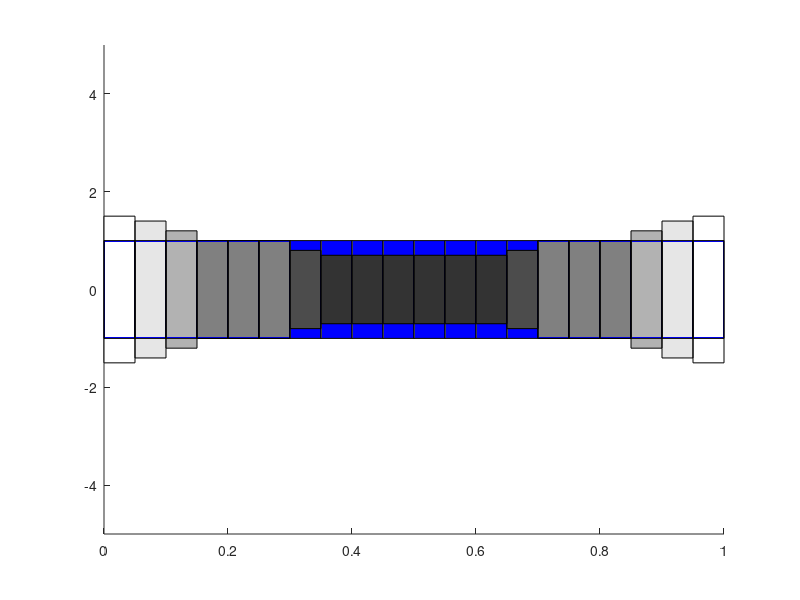
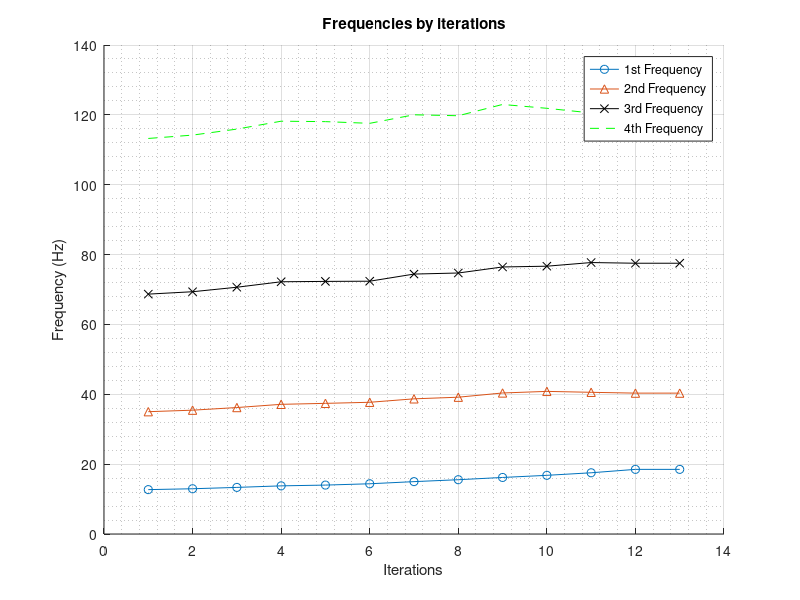

The MATLAB script that drew these images, in order:
% UNIVERSIDADE ESTADUAL DE CAMPINAS
% FACULDADE DE ENGENHARIA MECANICA
% METODOS DE OTIMIZACAO TOPOLOGICA EVOLUCIONARIA - IM437 J
% ATIVIDADE 7
%
% DIPL. -ENG RENAN MIRANDA PORTELA
%%%%%%%%%%%%%%%%%%%%%%%%%%%%%%%%%%%%%%%%%%%%%%%%%%%%%%%%%%%%

%% cleaning

clc; clear; close all

%% coordinate matrix

nx = 21; % nodes number in x
Lx = 20; % length in x [m]
ex = nx - 1; % element number in x
L = Lx/ex; 

coordx = linspace(0,Lx,nx); % coordinate in x
num = 1:nx; % number of nodes
coord = [num(:),coordx(:)]; % coordinate matrix

%% code variables

m_disc = 10;
I_disc = 100;
node_disc = (ex/2)+1;

%% incidence matrix

inci = zeros(ex,4); % incidence matrix pre-location

for i = 1 : ex
    
    inci(i,:) = [i coord(i,1) coord(i+1,1) 6];
    
end

%% boundary conditions matrix

bc(1,:) = [ coord(1,1), 1, 0];
bc(2,:) = [ coord(1,1), 2, 0];
bc(3,:) = [ coord(nx,1), 1, 0];
bc(4,:) = [ coord(nx,1), 2, 0];

%% material matrix
            %E    rho  nu
material = [2e11 7800 0.3];  % [Pa] [kg/m3] []

%% geometry

area = linspace(0.5, 1.5, 11);

%% solver

nnodes = size(coord,1); % number of nodes
alldof = 1:nnodes*2; % degrees of freedom
nel = size(inci,1); % number of elements
kg = zeros(2*nnodes); % global stiffness matrix pre-location
mg = zeros(2*nnodes); % global mass matrix pre-location

figure('Name','Geometry','NumberTitle','off');
xlim([0 L])
ylim([-5 5])
hold on
d = area(inci(:,4));
step=0;
for i=1:nel
    rectangle('Position',[0+step -d(i) L/nel 2*d(i)],'FaceColor','b')
    step=step+L/nel;
end

for i = 1 : nel % global stiffness matrix 

    no1 = inci(i,2); % first node element 
    no2 = inci(i,3); % second node element

    E = material(1,1); % young's module
    
    rho = material(1,2); % density
    
    A = area(inci(i,4))*0.1;
    
    I = A/(4*pi);

    ke = E*I/(L^3)*[12 6*L -12 6*L;
                    6*L 4*L^2 -6*L 2*L^2;
                    -12 -6*L 12 -6*L;
                    6*L 2*L^2 -6*L 4*L^2];
                      
    me = rho*A*L/420*[156 22*L 54 -13*L;
                        22*L 4*L^2 13*L -3*L^2;
                        54 13*L 156 -22*L;
                        -13*L -3*L^2 -22*L 4*L^2];

    loc = [no1*2-1 no1*2 no2*2-1 no2*2]; % localization vector
    
    kg(loc,loc) = kg(loc,loc) + ke; % global stiffness matrix assemble
    
    mg(loc,loc) = mg(loc,loc) + me; % global stiffness matrix assemble
 
end

freedof = alldof;

for k = 1 : size(bc,1) % degrees of freedom
    freedof(2*bc(k,1)-(2-bc(k,2))) = 0;
end

%% Adding mass to the mass matrix

loc_node_disc = [2*node_disc-1 2*node_disc];

mg(loc_node_disc(1),loc_node_disc(1)) = mg(loc_node_disc(1),loc_node_disc(1)) + m_disc; % global stiffness matrix assemble
mg(loc_node_disc(2),loc_node_disc(2)) = mg(loc_node_disc(2),loc_node_disc(2)) + I_disc; % global stiffness matrix assemble

%% BESO parameters

tau = 0.1/100;
mode = 1; % mode 
iter = 0 ; % iteration counter
frequency = zeros(100,4);
conv = 0;

while conv == 0 
    
    iter = iter + 1;

    kg_aux = (kg(logical(freedof),logical(freedof))); % column & rows elimination
    mg_aux = (mg(logical(freedof),logical(freedof))); % column & rows elimination
    
    [eig_vector,eig_value] = eig(kg_aux,mg_aux); %eig_vector = vibration mode
    eig_value = sum(eig_value);
    eig_aux = [eig_value;eig_vector]';
    omega = sqrt(eig_aux(1:4,1))/(2*pi);
    frequency(iter,:) = omega;
 
    eig_vector = eig_aux(mode,2:end)';
    eig_vector_aux = zeros(size(kg,1),1);   
    eig_vector_aux(logical(freedof),1) = eig_vector;
    
    alpha_elemental = zeros(nel,2); % sensivity number vector
    alpha_elemental(:,1) = 1:nel; 

    for i = 1 : nel
        
        no1 = inci(i,2); % first node element 
        no2 = inci(i,3); % second node element
        
        loc = [no1*2-1 no1*2 no2*2-1 no2*2]; % localization vector
        
        u_aux = eig_vector_aux(loc); 
        A = area(inci(i,4))*0.1;
        I = A/(4*pi);

        ke_i = E*I/(L^3)*[12 6*L -12 6*L;
                        6*L 4*L^2 -6*L 2*L^2;
                        -12 -6*L 12 -6*L;
                        6*L 2*L^2 -6*L 4*L^2];

        me_i = rho*A*L/420*[156 22*L 54 -13*L;
                            22*L 4*L^2 13*L -3*L^2;
                            54 13*L 156 -22*L;
                            -13*L -3*L^2 -22*L 4*L^2];
        
        alpha_elemental(i,2) = -u_aux'*(eig_value(mode)*me_i-ke_i)*u_aux;

    end
    
    alpha_aux = sortrows(alpha_elemental,-2);
    
    bigger = alpha_aux(1:2,:);
    
    for i = 1 : 2
        
        if inci(bigger(i,1),4) <= 10
        
            inci(bigger(i,1),4) = inci(bigger(i,1),4) + 1;

            no1 = inci(bigger(i,1),2); % first node element 
            no2 = inci(bigger(i,1),3); % second node element

            loc = [no1*2-1 no1*2 no2*2-1 no2*2]; % localization vector

            A = area(inci(bigger(i,1),4))*0.1;

            I = A/(4*pi);

            ke_i = E*I/(L^3)*[12 6*L -12 6*L;
                            6*L 4*L^2 -6*L 2*L^2;
                            -12 -6*L 12 -6*L;
                            6*L 2*L^2 -6*L 4*L^2];

            me_i = rho*A*L/420*[156 22*L 54 -13*L;
                                22*L 4*L^2 13*L -3*L^2;
                                54 13*L 156 -22*L;
                                -13*L -3*L^2 -22*L 4*L^2];

            kg(loc,loc) = kg(loc,loc) - ke + ke_i; % global stiffness matrix assemble

            mg(loc,loc) = mg(loc,loc) - me + me_i; % global stiffness matrix assemble
            
        end
        
    end
    
    if sum(area(inci(:,4))) > 20
    
        lower = alpha_aux(nel-1:nel,:);

        for i = 1 : 2

            if inci(lower(i,1),4) > 1

                inci(lower(i,1),4) = inci(lower(i,1),4) - 1;

                no1 = inci(lower(i,1),2); % first node element 
                no2 = inci(lower(i,1),3); % second node element

                loc = [no1*2-1 no1*2 no2*2-1 no2*2]; % localization vector

                A = area(inci(lower(i,1),4))*0.1;

                I = A/(4*pi);

                ke_i = E*I/(L^3)*[12 6*L -12 6*L;
                                6*L 4*L^2 -6*L 2*L^2;
                                -12 -6*L 12 -6*L;
                                6*L 2*L^2 -6*L 4*L^2];

                me_i = rho*A*L/420*[156 22*L 54 -13*L;
                                    22*L 4*L^2 13*L -3*L^2;
                                    54 13*L 156 -22*L;
                                    -13*L -3*L^2 -22*L 4*L^2];

                kg(loc,loc) = kg(loc,loc) - ke + ke_i; % global stiffness matrix assemble

                mg(loc,loc) = mg(loc,loc) - me + me_i; % global stiffness matrix assemble

            end

        end
        
    end
    
    if iter > 1
        
        error = (frequency(iter, mode) - frequency(iter-1, mode))/frequency(iter, mode);
        
        if error < tau 
            
            conv = 1;
            
        end
        
    end
    
end

% figure('Name','Geometry','NumberTitle','off');
% xlim([0 L])
% ylim([-5 5])
hold on
d = area(inci(:,4));
step=0;
color=gray(length(area));
for i=1:nel
    color1=color(inci(i,4),:);
    rectangle('Position',[0+step -d(i) L/nel 2*d(i)],'FaceColor',color1)
    step=step+L/nel;
end

hold off

iter = 1 : iter;
frequency = frequency(iter,:);

figure('Name','Frequencies','NumberTitle','off');
hold on
plot(frequency(:,1),'-o')
plot(frequency(:,2),'-^')
plot(frequency(:,3),'k-x')
plot(frequency(:,4),'g--')
xlabel('Iterations') 
ylabel('Frequency (Hz)')
legend({'1st Frequency','2nd Frequency','3rd Frequency','4th Frequency'})
title('Frequencies by iterations')
grid on
grid minor